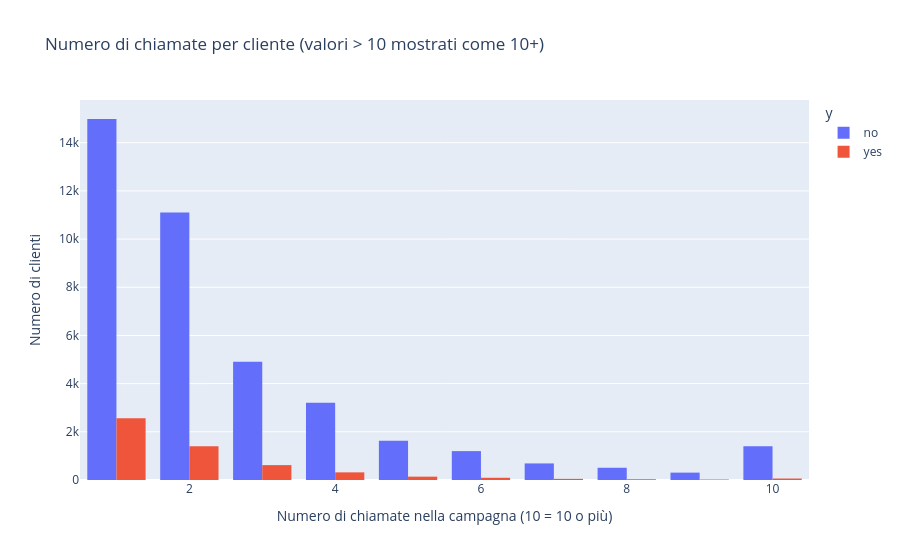

The code cell stored with this chart in its notebook:
### Markdown cell above
### Intensità della campagna: quante volte chiamiamo lo stesso cliente?

La variabile `campaign` conta quante chiamate sono state fatte a quello stesso cliente nella campagna corrente. Una domanda tipica:

> dopo quante chiamate il ritorno si appiattisce o diventa negativo?

Per iniziare guardiamo la distribuzione di `campaign` e come varia rispetto a `y`.

### Code cell
# Distribuzione del numero di chiamate per cliente (campaign)
df["campaign_clipped"] = df["campaign"].clip(upper=10)

fig = px.histogram(
    df,
    x="campaign_clipped",
    color="y",
    barmode="group",
    title="Numero di chiamate per cliente (valori > 10 mostrati come 10+)"
)
fig.update_layout(
    xaxis_title="Numero di chiamate nella campagna (10 = 10 o più)",
    yaxis_title="Numero di clienti"
)
fig.show()

### Figure 1 — Plotly figure (JSON) as saved in the notebook; plotly's stock layout.template omitted (floating-point values rounded to 4 significant figures; data arrays with more than 128 entries replaced by an {"elided": "..."} marker saying what was removed)
{"data": [{"alignmentgroup": "True", "bingroup": "x", "hovertemplate": "y=no<br>campaign_clipped=%{x}<br>count=%{y}<extra></extra>", "legendgroup": "no", "marker": {"color": "#636efa", "pattern": {"shape": ""}}, "name": "no", "offsetgroup": "no", "orientation": "v", "showlegend": true, "type": "histogram", "x": {"elided": "39922 int values"}, "xaxis": "x", "yaxis": "y"}, {"alignmentgroup": "True", "bingroup": "x", "hovertemplate": "y=yes<br>campaign_clipped=%{x}<br>count=%{y}<extra></extra>", "legendgroup": "yes", "marker": {"color": "#EF553B", "pattern": {"shape": ""}}, "name": "yes", "offsetgroup": "yes", "orientation": "v", "showlegend": true, "type": "histogram", "x": {"elided": "5289 int values"}, "xaxis": "x", "yaxis": "y"}], "layout": {"barmode": "group", "legend": {"title": {"text": "y"}, "tracegroupgap": 0}, "title": {"text": "Numero di chiamate per cliente (valori > 10 mostrati come 10+)"}, "xaxis": {"anchor": "y", "domain": [0, 1], "title": {"text": "Numero di chiamate nella campagna (10 = 10 o più)"}}, "yaxis": {"anchor": "x", "domain": [0, 1], "title": {"text": "Numero di clienti"}}}}
